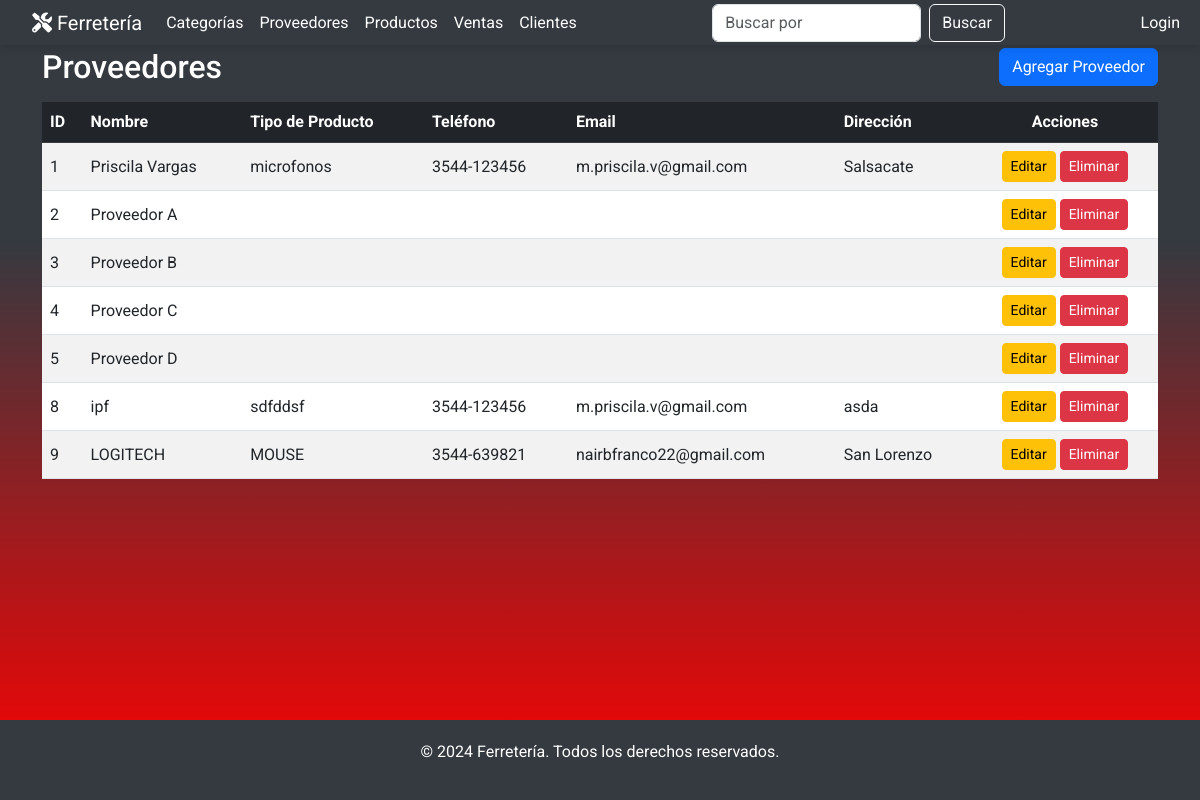
/proveedores/, run on an earlier commit of the app's database.
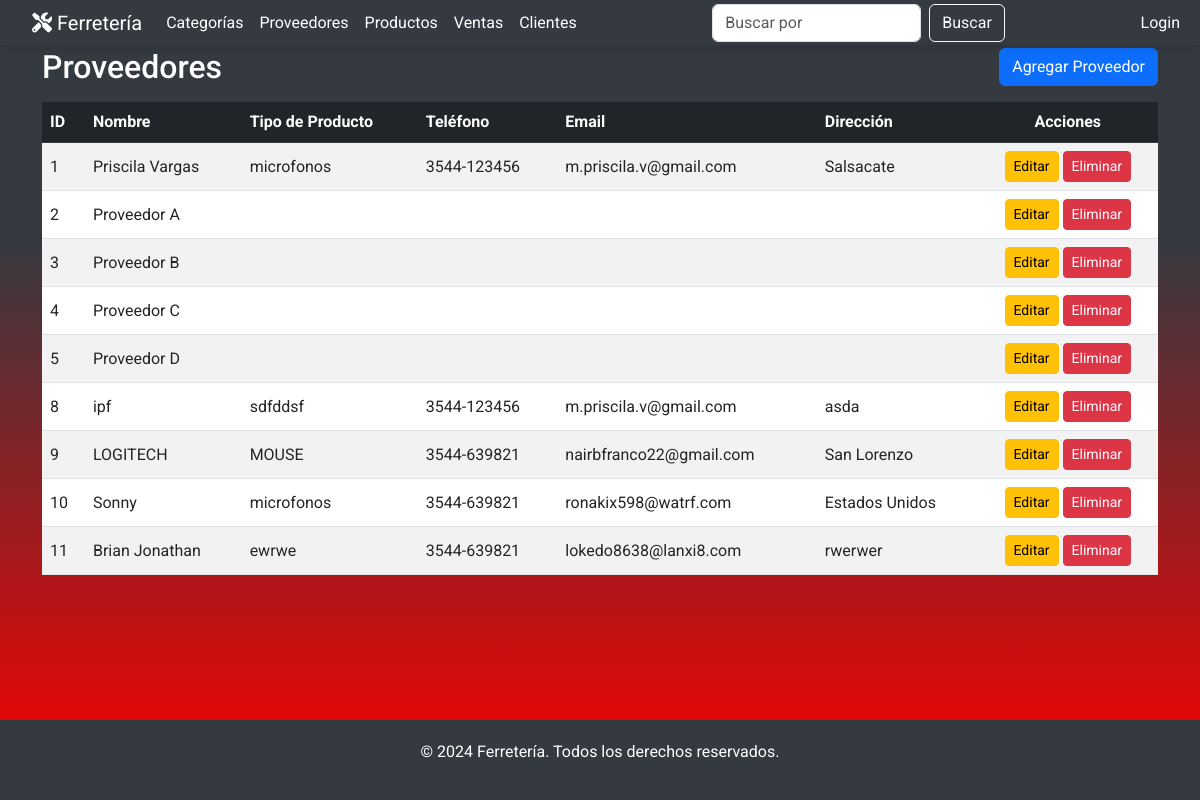
And on a later commit of the database.
### miAplicacion/models.py (models this page shows, shortened)
class Proveedor(models.Model):
    nombre = models.CharField(max_length=100)
    tipo_producto = models.CharField(max_length=100, default='')
    telefono = models.CharField(max_length=15, default='')
    email = models.EmailField(default='', blank=True)
    direccion = models.CharField(max_length=200, default='', blank=True)

### miAplicacion/views.py (the view)
# urls.py: path('proveedores/', views.proveedor_list, name='proveedor_list'),
def proveedor_list(request):
    proveedores = Proveedor.objects.all()
    return render(request, 'proveedores/proveedor_list.html', {'proveedores': proveedores})

### miAplicacion/templates/proveedores/proveedor_list.html (shortened to what this page needs)
{% extends 'base.html' %}
{% block content %}
<div class="container my-5">
    <div class="d-flex justify-content-between align-items-center mb-3">
        <h2 class="mb-0">Proveedores</h2>
        <a href="{% url 'proveedor_create' %}" class="btn btn-primary">Agregar Proveedor</a>
    </div>
    <div class="table-responsive">
        <table class="table table-striped table-hover align-middle">
            <thead class="table-dark">
                <tr>
                    <th>ID</th>
                    <th>Nombre</th>
                    <th>Tipo de Producto</th>
                    <th>Teléfono</th>
                    <th>Email</th>
                    <th>Dirección</th>
                    <th class="text-center">Acciones</th>
                </tr>
            </thead>
            <tbody>
                {% for proveedor in proveedores %}
                <tr>
                    <td>{{ proveedor.id }}</td>
                    <td>{{ proveedor.nombre }}</td>
                    <td>{{ proveedor.tipo_producto }}</td>
                    <td>{{ proveedor.telefono }}</td>
                    <td>{{ proveedor.email }}</td>
                    <td>{{ proveedor.direccion }}</td>
                    <td class="text-center">
                        <a href="{% url 'proveedor_update' proveedor.id %}" class="btn btn-warning btn-sm">Editar</a>
                        <a href="{% url 'proveedor_delete' proveedor.id %}" class="btn btn-danger btn-sm">Eliminar</a>
                    </td>
                </tr>
                {% endfor %}
            </tbody>
        </table>
    </div>
</div>
{% endblock %}

What changed in the data, as far as the page shows it:
added Proveedor: id "10", nombre "Sonny", tipo_producto "microfonos", telefono "3544-639821", email "ronakix598@watrf.com", direccion "Estados Unidos"
added Proveedor: id "11", nombre "Brian Jonathan", tipo_producto "ewrwe", telefono "3544-639821", email "lokedo8638@lanxi8.com", direccion "rwerwer"
